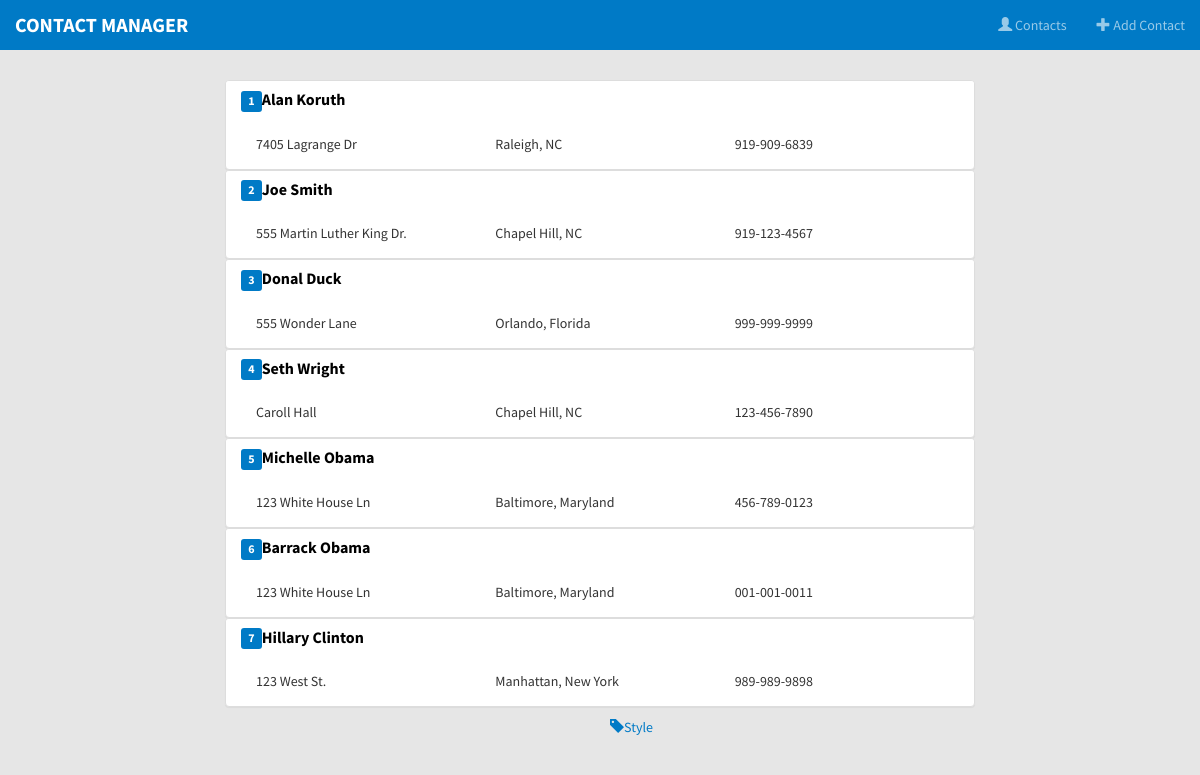
The page / on the database its author committed.
### tables this page shows
CREATE TABLE IF NOT EXISTS `contacts` (
  `id` int(11) NOT NULL,
  `fname` varchar(200) NOT NULL,
  `lname` varchar(200) NOT NULL,
  `title` varchar(200) NOT NULL,
  `address` varchar(200) NOT NULL,
  `city` varchar(200) NOT NULL,
  `state` varchar(200) NOT NULL,
  `zip` int(11) NOT NULL,
  `phone` varchar(200) NOT NULL,
  `notes` text NOT NULL
);

### index.php (the view, shortened to what this page needs)
<?php
   include 'header.php';
   $contacts = $db->query('SELECT * FROM contacts')->fetchAll(PDO::FETCH_ASSOC);
?>
<?php foreach($contacts as $contact) : ?>
  <a href="/edit.php?id=<?= $contact['id']; ?>">
  <div class="panel panel-default">
      <div class="panel-heading">
        <h4 class="panel-title"><span class="label label-info"><?= $contact['id']; ?></span><?= $contact['fname'] . ' ' . $contact['lname']; ?></h4>
      </div>
    <div class="panel-body">
      <div class="col-md-4">
        <?= $contact['address']; ?>
      </div>
      <div class="col-md-4">
        <?= $contact['city'] . ', ' . $contact['state']; ?>
      </div>
      <div class="col-md-4">
        <?= $contact['phone']; ?>
      </div>
    </div>
  </div>
  </a>
<?php endforeach; ?>
<?php include 'footer.php'; ?>

### header.php (shortened to what this page needs)
<!DOCTYPE html>
<html lang="en">
  <head>
    <link rel="stylesheet" href="https://maxcdn.bootstrapcdn.com/bootstrap/3.3.7/css/bootstrap.min.css">
    <link rel="stylesheet" href="/css/style.css">
  </head>
  <body>
    <nav class="navbar navbar-inverse navbar-fixed-top">
      <div class="container-fluid">
        <div class="navbar-header">
          <a class="navbar-brand" href="/index.php">Contact Manager</a>
        </div>
        <div class="collapse navbar-collapse" id="myNavbar">
        <ul class="nav navbar-nav navbar-right">
          <li><a href="/index.php" id="contactsNav"><span class="glyphicon glyphicon-user"></span> Contacts</a></li>
          <li><a href="/new.php" id="addNav"><span class="glyphicon glyphicon-plus"></span> Add Contact</a></li>
        </ul>
      </div>
     </div>
    </nav>
    <div class="container">
      <div class="row">
        <div class="col-md-8 col-md-offset-2">

### footer.php
        </div>
      </div>
    </div>
    <div class="row">
      <div class="col-md-6 col-md-offset-6" style="padding: 10px; color:#007AC6;">
        <a href="/style.php"><span class="glyphicon glyphicon-tag"></span>Style</a>
      </div>
    </div>
  </body>
</html>

### css/style.css (style rules this page uses)
body { background-color: #e6e6e6; font-family: 'Source Sans Pro', sans-serif; }
.navbar { background-color: #007AC6; border: none; }
.navbar .navbar-brand { color: #FFFFFF; font-size: 20px; font-weight: 700; text-transform: uppercase; }
.container { margin-top: 80px; }
.label-info { background-color: #007AC6; }
.panel { margin-bottom: 0; }
.panel .panel-heading { background-color: #FFFFFF; border: none; }
.panel-title { color: #000000; font-family: 'Source Sans Pro', sans-serif; font-weight: 700; }
#contactsNav { color: #99CAE8; }
#addNav { color: #99CAE8; }
a, a:visited, a:hover, a:active, a:focus { color:inherit; background-color: inherit; text-decoration: none; }

### rows shown on the page
contacts: id "1", fname "Alan", lname "Koruth", address "7405 Lagrange Dr", city "Raleigh", state "NC", phone "919-909-6839"
contacts: id "2", fname "Joe", lname "Smith", address "555 Martin Luther King Dr.", city "Chapel Hill", state "NC", phone "919-123-4567"
contacts: id "3", fname "Donal", lname "Duck", address "555 Wonder Lane", city "Orlando", state "Florida", phone "999-999-9999"
contacts: id "4", fname "Seth", lname "Wright", address "Caroll Hall", city "Chapel Hill", state "NC", phone "123-456-7890"
contacts: id "5", fname "Michelle", lname "Obama", address "123 White House Ln", city "Baltimore", state "Maryland", phone "456-789-0123"
contacts: id "6", fname "Barrack", lname "Obama", address "123 White House Ln", city "Baltimore", state "Maryland", phone "001-001-0011"
contacts: id "7", fname "Hillary", lname "Clinton", address "123 West St.", city "Manhattan", state "New York", phone "989-989-9898"
